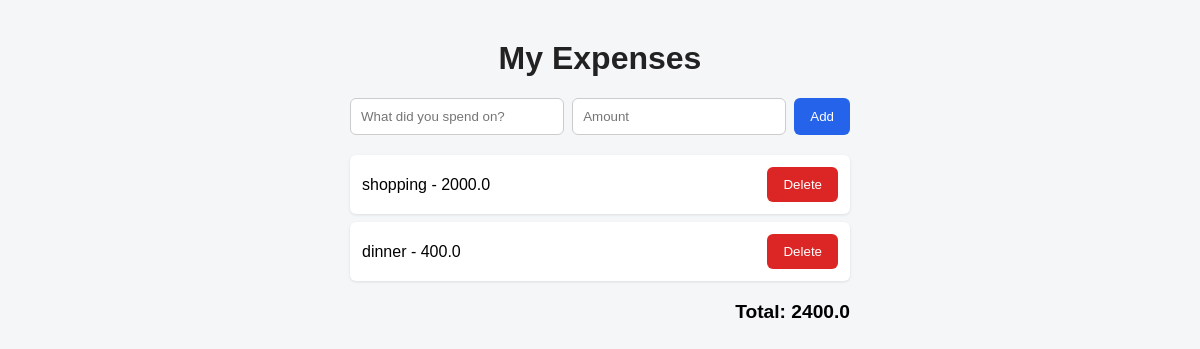
The app's page /, older data.
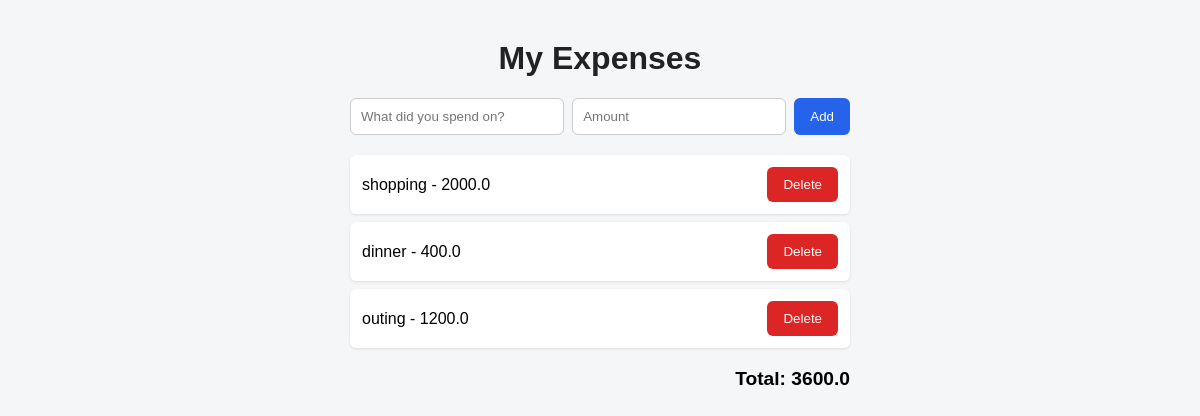
The same page, newer data.
### tables this page shows
CREATE TABLE expenses (
    id INTEGER PRIMARY KEY AUTOINCREMENT,
    name TEXT NOT NULL,
    amount REAL NOT NULL
);

### app.py (the view)
@app.route("/")
def home():
    expenses = get_expenses()
    total = sum(amount for id, name, amount in expenses)
    return render_template("index.html", expenses=expenses, total=total)

### app.py (called while the page is built)
def get_expenses():
    conn = sqlite3.connect("expenses.db")
    rows = conn.execute("SELECT id, name, amount FROM expenses").fetchall()
    conn.close()
    return rows

### templates/index.html (shortened to what this page needs)
<!DOCTYPE html>
<html>
<head>
</head>
<body>
    <h1>My Expenses</h1>
    <form method="POST" action="/add">
        <input type="text" name="name" placeholder="What did you spend on?" required>
        <input type="number" name="amount" placeholder="Amount" step="0.01" min="0.01" required>
        <button type="submit">Add</button>
    </form>
    {% if expenses %}
        <ul>
               {% for id, name, amount in expenses %}
            <li style="display:flex; justify-content:space-between; align-items:center;">
                <span>{{ name }} - {{ amount }}</span>
                <form method="POST" action="/delete/{{ id }}" style="margin:0;">
                    <button type="submit" style="background:#dc2626;">Delete</button>
                </form>
            </li>
        {% endfor %}
        </ul>
        <p class="total">Total: {{ total }}</p>
    {% else %}
        <p>No expenses yet.</p>
    {% endif %}
</body>
</html>

### templates/index.html (style rules this page uses)
body { font-family: Arial, sans-serif; background: #f4f6f8; max-width: 500px; margin: 40px auto; padding: 0 16px; }
h1 { text-align: center; color: #222; }
form { display: flex; gap: 8px; margin-bottom: 20px; }
input { flex: 1; padding: 10px; border: 1px solid #ccc; border-radius: 6px; }
button { padding: 10px 16px; background: #2563eb; color: white; border: none; border-radius: 6px; cursor: pointer; }
ul { list-style: none; padding: 0; }
li { background: white; padding: 12px; margin-bottom: 8px; border-radius: 6px; box-shadow: 0 1px 3px rgba(0,0,0,0.1); }
.total { text-align: right; font-weight: bold; font-size: 1.2em; }

Row changes from the older to the newer data that the page shows:
added expenses: name "outing", amount "1200.0"
Text that changed along with them:
{{ total }}: "2400.0" → "3600.0"
